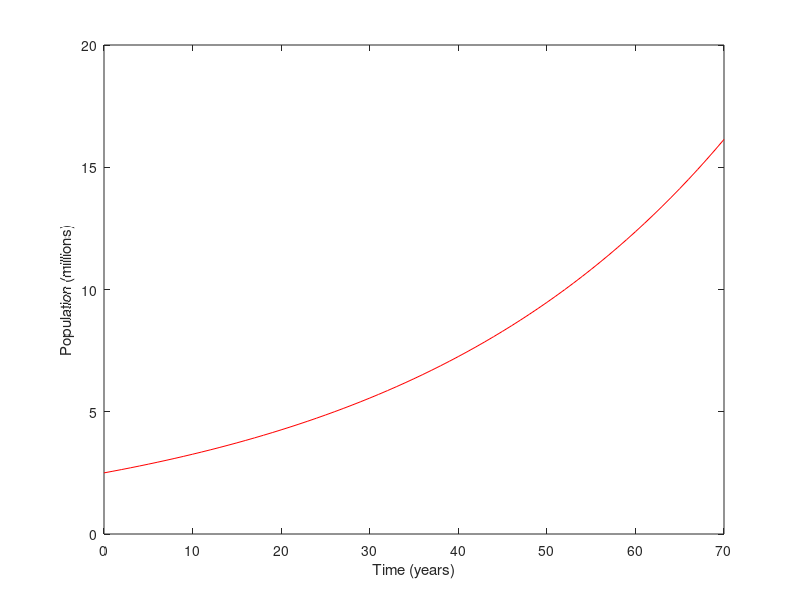

Reproduce this figure in MATLAB.
% Population parameters
    P0 = 2.50; r = 0.027; 
% Timescale
    t_start = 0;  t_end = 70;  t_diff = 1; 
% Initial time and population
    t_num = t_start;  P_num = P0; 
% Numerical caclulation loop
    for i = 1:t_end/t_diff    
       % Calulate new step
           P_new = P_num(i) + r*P_num(i)*t_diff;
           t_new = t_num(i) + t_diff;
       % Append to existing vector
           P_num = [P_num, P_new];   
           t_num = [t_num, t_new];
    end
 % Plot
    plot(t_num, P_num, Color="red")
    xlabel("Time (years)");  
    ylabel("Population (millions)"), 
    ylim([0, 20])
